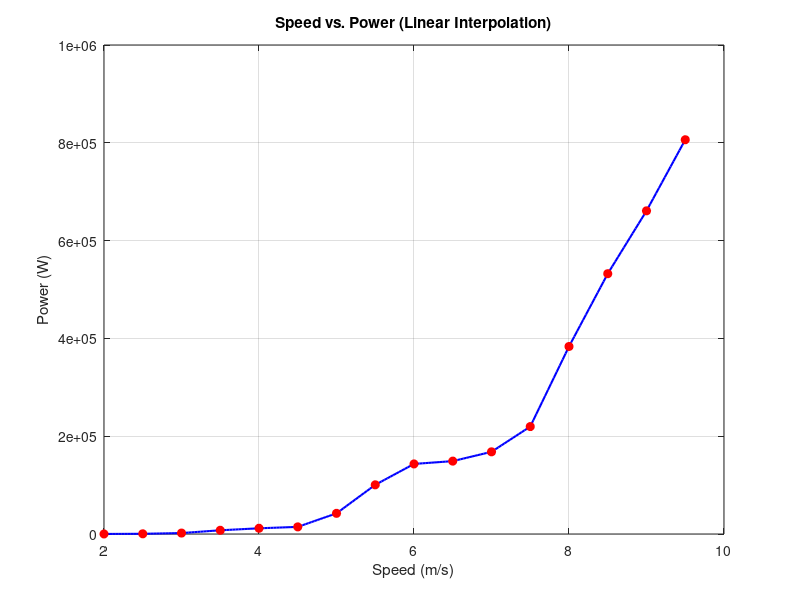

The MATLAB script that drew this image: (Note: this script raises an error after producing the figure.)
clc;
clear;

% Given data
Speed = [2, 2.5, 3, 3.5, 4, 4.5, 5, 5.5, 6, 6.5, 7, 7.5, 8, 8.5, 9, 9.5];
Power = [92.0529, 412.0853, 1921.0453, 7591.6713, 11673.4111, 14551.8262, 42245.7334, 100569.0316, 143290.1804, 149030.9966, 168047.3830, 219704.3976, 383462.1894, 532348.0732, 660868.0155, 806261.4115];

% Speed values to predict using interpolation
New_Speed = linspace(min(Speed), max(Speed), 200);  % 200 points for smooth interpolation

% Linear Interpolation
Predicted_Power = interp1(Speed, Power, New_Speed, 'linear');

% Plotting the data
figure;
plot(New_Speed, Predicted_Power, '-b', 'LineWidth', 1.5);  % Interpolated line
hold on;
plot(Speed, Power, 'ro', 'MarkerSize', 6, 'MarkerFaceColor', 'r');  % Original points

% Adding labels and title
xlabel('Speed (m/s)');
ylabel('Power (W)');
title('Speed vs. Power (Linear Interpolation)');
grid on;

% Enabling Data Cursor Mode
datacursormode on;